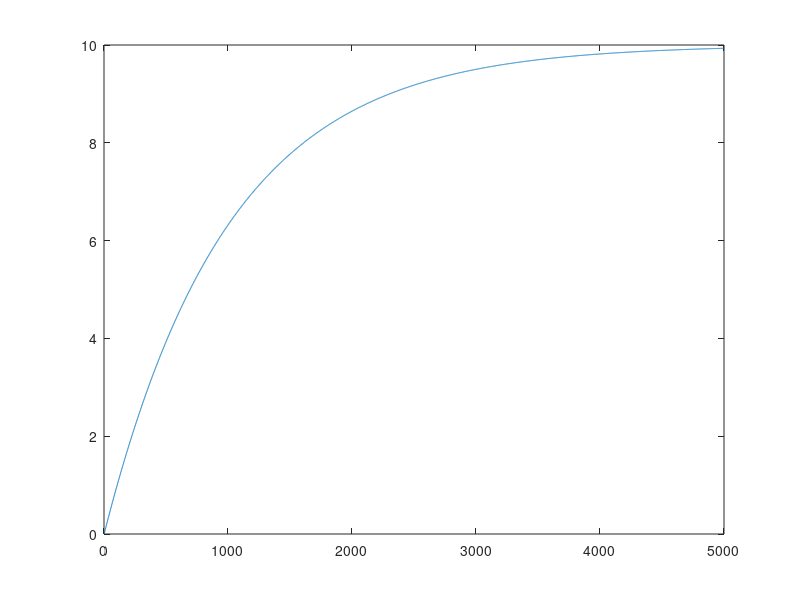

Recreate this plot in MATLAB.
Tmax=5000;dt=0.01;
p=1;k=0.1;
E=zeros(1,Tmax);
for T=1:Tmax-1      %Tを1からTmax-1まで変化させる
    E(1,T+1)=(p-k*E(1,T))*dt+E(1,T);    %オイラー法に従いEの値を計算 E(T+1)=(p-k*E(T))*dt+E(T);　としても良い
end
plot(1:Tmax,E(1,:));    %plot(1:Tmax, E); としても良い
